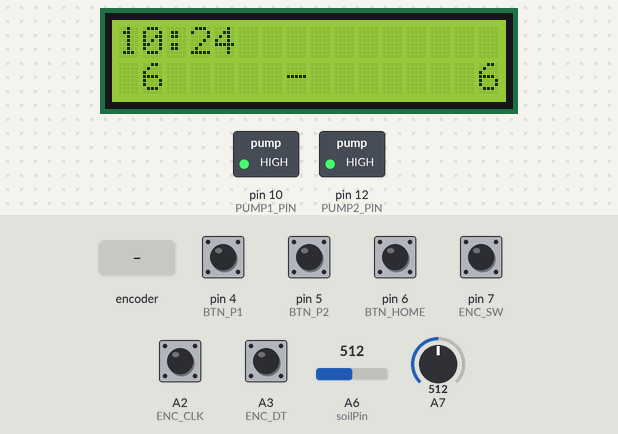
Recording of a sketch running on a simulated Arduino Nano, built with avr-gcc and run on an emulated ATmega328P. Parts: 16×2 character LCD, switched loads named in the sketch (green lamp = pin HIGH). The test bench sets the inputs (shaded band); at power-on: A2 (ENC_CLK), A3 (ENC_DT), pin 7 (ENC_SW) HIGH, pin 4 (BTN_P1), pin 5 (BTN_P2), pin 6 (BTN_HOME) LOW, A7 = 512, A6 (soilPin) = 512. The local clock reads 2024-03-15 10:24:30 at power-on unless the sketch sets it; what the sketch prints to the serial monitor is not drawn.

Above: at 1.5 s.
1.6 s: pin 4 (BTN_P1) pulled HIGH for 0.15 s
At 1.9 s:
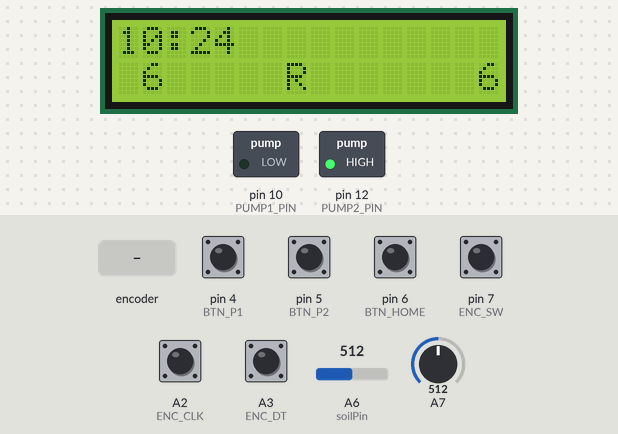
3.2 s: rotary encoder on A2 (ENC_CLK) / A3 (ENC_DT) turned 3 steps (first pin leading)
At 3.8 s:
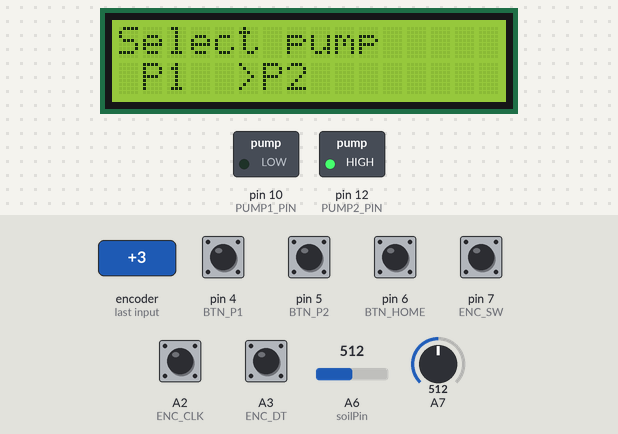
5.3 s: pin 7 (ENC_SW) pulled LOW for 0.15 s
At 6.6 s:
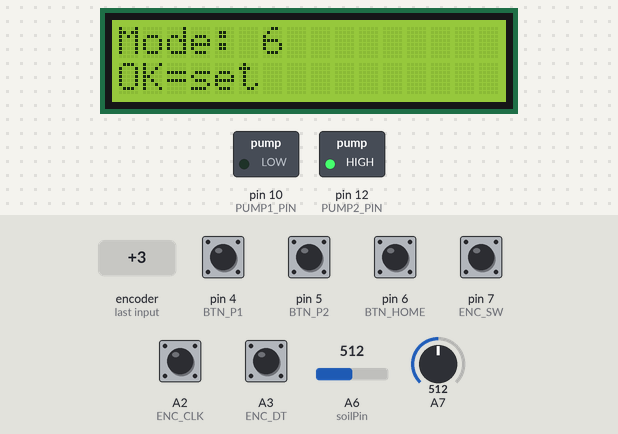
6.9 s: pin 7 (ENC_SW) pulled LOW for 1 s
At 8.8 s:
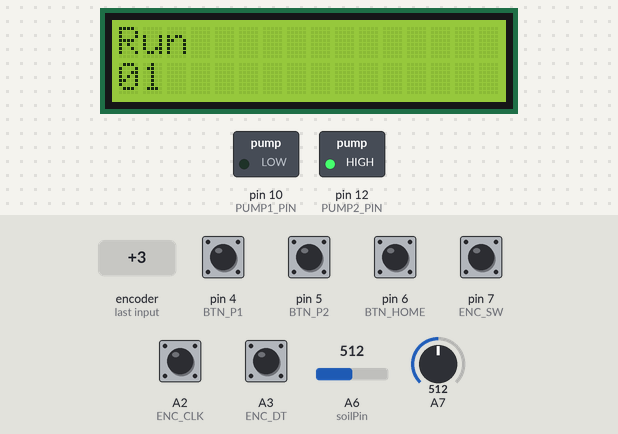
9.4 s: pin 7 (ENC_SW) pulled LOW for 0.15 s
At 10.7 s:
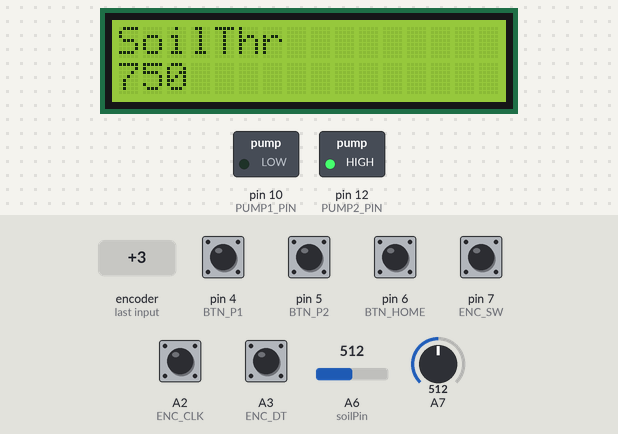
11.0 s: A7 set to 732
12.5 s: A7 set to 761
At 13.2 s:
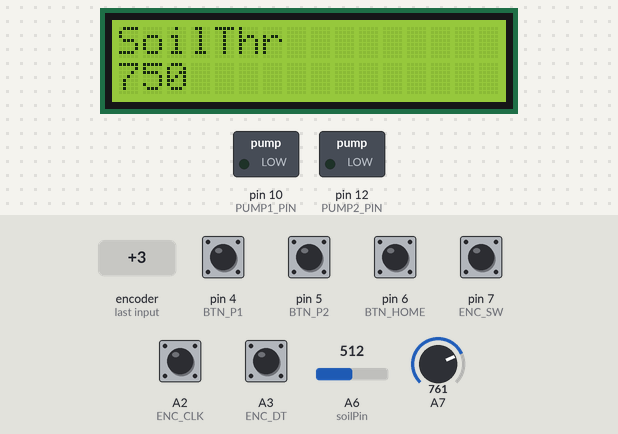
Timing chart, 0 to 15.0 s (numbered marks = the images above; inputs shaded):
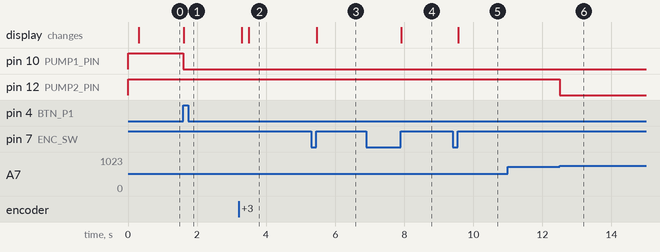

Measured:
- the behaviour switches between 749 and 750 on A7 (found by bisection; images 5 and 6)
- after the input at 1.6 s, pin 10 (PUMP1_PIN): HIGH → LOW at once; the display: changes at once (image 1)
- after the input at 3.2 s, the display: first changes after 0.10 s (image 2 shows a later state)
- after the input at 5.3 s, the display: changes after 0.17 s (image 3)
- after the input at 6.9 s, the display: changes after 1.0 s (image 4)
- after the input at 9.4 s, the display: changes after 0.16 s (image 5)
- after the input at 11.0 s, every drawn part: stays the same
- after the input at 12.5 s, pin 12 (PUMP2_PIN): HIGH → LOW at once

The sketch:

Autopump.ino
```cpp
#include <Wire.h>
#include <SoftwareSerial.h>
#include "RTClib.h"
#include "LCD_1602_RUS.h"

struct PumpCfg;

/* ====== НАСТРОЙКИ ====== */
#define LCD_ADDR 0x27       // если у тебя плата на 0x3F — поменяй здесь

/* ===== Пины ===== */
#define ENC_CLK   A2
#define ENC_DT    A3
#define ENC_SW    7

#define BTN_P1    4
#define BTN_P2    5
#define BTN_HOME  6

#define PUMP1_PIN 10
#define PUMP2_PIN 12

#define SOIL1     A6
#define SOIL2     A7
#define LDR1      A0
#define LDR2      A1

// «сетевой» UART на D8/D9 (не мешает прошивке по USB)
SoftwareSerial net(8, 9);   // RX=D8, TX=D9

const uint8_t RELAY_ON  = LOW;
const uint8_t RELAY_OFF = HIGH;

/* ===== Устройства ===== */
LCD_1602_RUS lcd(LCD_ADDR, 16, 2);
RTC_DS3231    rtc;

/* ===== Режимы ===== */
enum ModeType { MODE_DAILY, MODE_6H, MODE_12H, MODE_18H, MODE_24H };
static inline const char* modeLabel(ModeType m){
  switch(m){ case MODE_DAILY:return "D"; case MODE_6H:return "6"; case MODE_12H:return "12"; case MODE_18H:return "18"; case MODE_24H:return "24"; }
  return "?";
}
static inline uint16_t modeToHours(ModeType m){
  switch(m){ case MODE_6H: return 6; case MODE_12H: return 12; case MODE_18H: return 18; case MODE_24H: return 24; default: return 0; }
}

/* ===== Сначала структура! ===== */
struct PumpCfg {
  ModeType mode = MODE_6H;
  uint8_t  dailyHour = 7;
  uint8_t  dailyMin  = 0;
  uint8_t  runMin    = 1;     // 1..99 мин
  int      soilPin   = -1;    // A6/A7 или -1
  int      soilThr   = 750;   // 0..1023 (>=thr — сухо)
  bool     manualActive = false;
  bool     running      = false;
  unsigned long startMs = 0;
  DateTime lastWater = DateTime(2000,1,1,0,0,0);
};

PumpCfg P1, P2;

/* ===== Энкодер и кнопки ===== */
static const uint8_t  ENC_DETENT = 4;
static const unsigned ENC_MIN_US = 800;
int lastAB=0, acc=0; unsigned long lastEdgeUs=0;
bool swPrev=false, bP1was=false, bP2was=false, bHomeWas=false;
unsigned long lastBtnMs=0;

int encStep(){
  int a=digitalRead(ENC_CLK), b=digitalRead(ENC_DT), ab=(a<<1)|b;
  unsigned long now=micros();
  if(now-lastEdgeUs<ENC_MIN_US){ lastAB=ab; return 0; }
  static const int8_t t[4][4]={{0,+1,-1,0},{-1,0,0,+1},{+1,0,0,-1},{0,-1,+1,0}};
  int d=t[lastAB][ab]; lastAB=ab;
  if(d!=0){ lastEdgeUs=now; acc += -d; if(acc>=ENC_DETENT){acc=0; return +1;} if(acc<=-ENC_DETENT){acc=0; return -1;} }
  return 0;
}
bool swClick(){
  bool now=(digitalRead(ENC_SW)==LOW);
  bool edge=(swPrev && !now);
  swPrev=now;
  if(edge){
    unsigned long ms=millis();
    if(ms-lastBtnMs<50) return false;
    lastBtnMs=ms; return true;
  }
  return false;
}
bool edgeHigh(bool& was, int pin){
  bool now=(digitalRead(pin)==HIGH);
  bool e=(!was && now);
  if(e){
    unsigned long ms=millis();
    if(ms-lastBtnMs<50) return false;
    lastBtnMs=ms;
  }
  was=now; return e;
}

/* ===== ЛОГИКА ПОМП (после struct!) ===== */
static inline bool soilDry(const PumpCfg& P){
  if(P.soilPin<0) return true;
  int v=analogRead(P.soilPin);
  return v >= P.soilThr;
}
static inline void pumpStart(PumpCfg& P, uint8_t pin){
  P.running=true; P.startMs=millis(); digitalWrite(pin, RELAY_ON);
}
static inline void pumpStop(PumpCfg& P, uint8_t pin){
  P.running=false; digitalWrite(pin, RELAY_OFF);
}
static inline bool shouldAutoStart(PumpCfg& P){
  if(P.manualActive||P.running) return false;
  if(!soilDry(P)) return false;
  DateTime now=rtc.now();
  if(P.mode==MODE_DAILY){
    if(now.hour()==P.dailyHour && now.minute()==P.dailyMin){
      if(!(P.lastWater.year()==now.year() && P.lastWater.month()==now.month() &&
           P.lastWater.day()==now.day() && P.lastWater.hour()==now.hour() &&
           P.lastWater.minute()==now.minute())) return true;
    }
  }else{
    TimeSpan elapsed = now - P.lastWater;
    TimeSpan need(0, modeToHours(P.mode), 0, 0);
    if(elapsed.totalseconds() >= need.totalseconds()) return true;
  }
  return false;
}

/* ===== UI ===== */
enum UiState { UI_HOME, UI_SEL_PUMP, UI_SEL_MODE, UI_SET_D_H, UI_SET_D_M, UI_SET_RUN, UI_SET_SOIL };
UiState ui=UI_HOME; uint8_t selectedPump=0, cursor=0;

static inline void printPad2(uint8_t col,uint8_t row,const char* s){
  lcd.setCursor(col,row); if(strlen(s)==1){ lcd.print(" "); } lcd.print(s);
}
static inline void drawHome(){
  DateTime now=rtc.now();
  char t[6]; snprintf(t,sizeof(t),"%02d:%02d",now.hour(),now.minute());
  lcd.clear(); lcd.setCursor(0,0); lcd.print(t);
  printPad2(0,1,  modeLabel(P1.mode));
  lcd.setCursor(7,1); lcd.print((P1.manualActive||P2.manualActive)?"R":"-");
  printPad2(14,1, modeLabel(P2.mode));
}
static inline void drawSelPump(){
  lcd.clear(); lcd.setCursor(0,0); lcd.print("Select pump");
  lcd.setCursor(0,1);
  lcd.print((selectedPump==0)?">P1  ":" P1  ");
  lcd.print((selectedPump==1)?">P2":" P2");
}
static inline void drawSelMode(){
  lcd.clear(); lcd.setCursor(0,0); lcd.print("Mode:");
  lcd.setCursor(6,0); lcd.print(modeLabel((ModeType)(cursor%5)));
  lcd.setCursor(0,1); lcd.print("OK=set");
}
static inline void drawSet(const char* cap, uint16_t v){
  lcd.clear(); lcd.setCursor(0,0); lcd.print(cap);
  lcd.setCursor(0,1); if(v<10) lcd.print("0"); lcd.print((int)v);
}

/* ===== I2C-сканер для диагностики ===== */
void scanI2C(){
  Serial.println(F("I2C scan..."));
  for(uint8_t a=1;a<127;a++){
    Wire.beginTransmission(a);
    if(Wire.endTransmission()==0){
      Serial.print(F("  found @ 0x")); if(a<16) Serial.print('0'); Serial.println(a,HEX);
    }
  }
}

/* ===== SETUP ===== */
void setup(){
  Serial.begin(9600);
  net.begin(9600);

  pinMode(PUMP1_PIN,OUTPUT); pinMode(PUMP2_PIN,OUTPUT);
  digitalWrite(PUMP1_PIN,RELAY_OFF); digitalWrite(PUMP2_PIN,RELAY_OFF);

  pinMode(ENC_CLK,INPUT_PULLUP);
  pinMode(ENC_DT ,INPUT_PULLUP);
  pinMode(ENC_SW ,INPUT_PULLUP);

  pinMode(BTN_P1,INPUT); pinMode(BTN_P2,INPUT); pinMode(BTN_HOME,INPUT);

  Wire.begin();
  scanI2C();

  // LCD
  lcd.init(); lcd.backlight(); lcd.clear();
  lcd.setCursor(0,0); lcd.print("LCD init...");
  delay(200);

  // RTC
  if(!rtc.begin()){
    Serial.println(F("RTC NOT FOUND"));
    lcd.setCursor(0,1); lcd.print("RTC ERR");
  } else {
    if(rtc.lostPower()) rtc.adjust(DateTime(F(__DATE__), F(__TIME__)));
  }

  P1.soilPin = SOIL1; P2.soilPin = SOIL2;

  lastAB = ((digitalRead(ENC_CLK)<<1)|digitalRead(ENC_DT));
  drawHome();
}

/* ===== LOOP ===== */
void loop(){
  unsigned long ms=millis();

  int step=encStep();
  if(step!=0){
    switch(ui){
      case UI_HOME: ui=UI_SEL_PUMP; drawSelPump(); break;
      case UI_SEL_PUMP: selectedPump=(step>0)?1:0; drawSelPump(); break;
      case UI_SEL_MODE: cursor=(cursor+(step>0?1:4))%5; drawSelMode(); break;
      case UI_SET_D_H: {PumpCfg& P=(selectedPump==0)?P1:P2; int v=P.dailyHour+(step>0?1:-1); if(v<0)v=23; if(v>23)v=0; P.dailyHour=v; drawSet("Hour",P.dailyHour);} break;
      case UI_SET_D_M: {PumpCfg& P=(selectedPump==0)?P1:P2; int v=P.dailyMin +(step>0?1:-1); if(v<0)v=59; if(v>59)v=0; P.dailyMin=v;  drawSet("Min", P.dailyMin);}  break;
      case UI_SET_RUN: {PumpCfg& P=(selectedPump==0)?P1:P2; int v=P.runMin  +(step>0?1:-1); if(v<1)v=1;  if(v>99)v=99; P.runMin=v;    drawSet("Run", P.runMin);}   break;
      case UI_SET_SOIL:{PumpCfg& P=(selectedPump==0)?P1:P2; int v=P.soilThr+(step>0?5:-5); if(v<0)v=0; if(v>1023)v=1023; P.soilThr=v; drawSet("SoilThr", P.soilThr);} break;
    }
  }

  if(swClick()){
    switch(ui){
      case UI_HOME: ui=UI_SEL_PUMP; drawSelPump(); break;
      case UI_SEL_PUMP:{PumpCfg& P=(selectedPump==0)?P1:P2; ModeType m=P.mode; cursor=(m==MODE_DAILY)?0:(m==MODE_6H)?1:(m==MODE_12H)?2:(m==MODE_18H)?3:4; ui=UI_SEL_MODE; drawSelMode();} break;
      case UI_SEL_MODE:{PumpCfg& P=(selectedPump==0)?P1:P2; P.mode=(ModeType)(cursor%5); if(P.mode==MODE_DAILY){ui=UI_SET_D_H; drawSet("Hour",P.dailyHour);} else {ui=UI_SET_RUN; drawSet("Run",P.runMin);} } break;
      case UI_SET_D_H:   ui=UI_SET_D_M;   drawSet("Min",    (selectedPump==0?P1:P2).dailyMin); break;
      case UI_SET_D_M:   ui=UI_SET_RUN;   drawSet("Run",    (selectedPump==0?P1:P2).runMin);   break;
      case UI_SET_RUN:   ui=UI_SET_SOIL;  drawSet("SoilThr",(selectedPump==0?P1:P2).soilThr);  break;
      case UI_SET_SOIL:  ui=UI_HOME;      drawHome(); break;
    }
  }

  // Кнопки: ручной пуск/стоп
  if(edgeHigh(bP1was, BTN_P1)){
    if(!P1.manualActive){ P1.manualActive=true; if(!P1.running) pumpStart(P1,PUMP1_PIN); }
    else { pumpStop(P1,PUMP1_PIN); P1.manualActive=false; P1.lastWater=rtc.now(); }
    drawHome();
  }
  if(edgeHigh(bP2was, BTN_P2)){
    if(!P2.manualActive){ P2.manualActive=true; if(!P2.running) pumpStart(P2,PUMP2_PIN); }
    else { pumpStop(P2,PUMP2_PIN); P2.manualActive=false; P2.lastWater=rtc.now(); }
    drawHome();
  }
  if(edgeHigh(bHomeWas, BTN_HOME)){ ui=UI_HOME; drawHome(); }

  // Авто-стоп по длительности
  if(P1.running && (ms-P1.startMs >= (unsigned long)P1.runMin*60000UL)){ pumpStop(P1,PUMP1_PIN); P1.lastWater=rtc.now(); }
  if(P2.running && (ms-P2.startMs >= (unsigned long)P2.runMin*60000UL)){ pumpStop(P2,PUMP2_PIN); P2.lastWater=rtc.now(); }

  // Авто-старт
  if(!P1.manualActive && !P1.running && shouldAutoStart(P1)) pumpStart(P1,PUMP1_PIN);
  if(!P2.manualActive && !P2.running && shouldAutoStart(P2)) pumpStart(P2,PUMP2_PIN);

  // Раз в секунду — статус в Serial и в «сетевой» порт
  static unsigned long tUp=0;
  if(ms - tUp > 1000){
    tUp = ms;
    DateTime now=rtc.now();
    char buf[32]; snprintf(buf,sizeof(buf),"%02d:%02d  P1:%s P2:%s",
      now.hour(), now.minute(), P1.running?"ON":"OFF", P2.running?"ON":"OFF");
    Serial.println(buf);
    net.println(buf);
    if(ui==UI_HOME) drawHome();
  }
}
```
